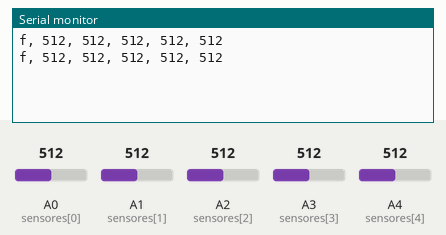
Bench run of a sketch on a simulated Arduino Uno, built with avr-gcc and run on an emulated ATmega328P. On the bench: the last lines printed to the serial monitor. The inputs (shaded band) are chosen by the test bench; at power-on: A0 (sensores[0]) = 512, A1 (sensores[1]) = 512, A2 (sensores[2]) = 512, A3 (sensores[3]) = 512, A4 (sensores[4]) = 512.

Above: at 1.2 s.
1.3 s: A0 (sensores[0]) set to 716
At 2.6 s:
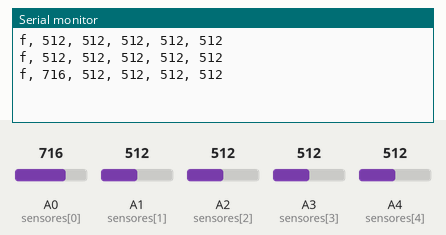
2.8 s: A1 (sensores[1]) set to 716
At 3.9 s:
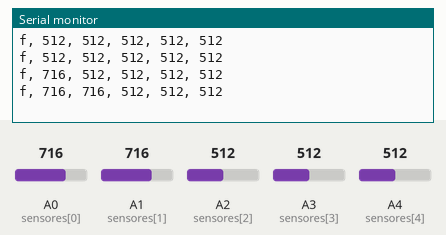
4.3 s: A2 (sensores[2]) set to 716
At 5.6 s:
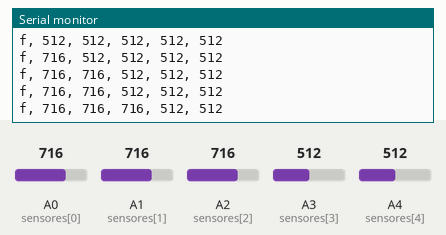
5.8 s: A3 (sensores[3]) set to 716
At 6.8 s:
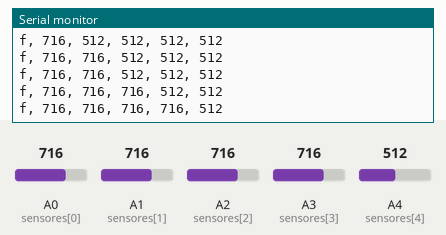
7.3 s: A4 (sensores[4]) set to 716
At 7.3 s:
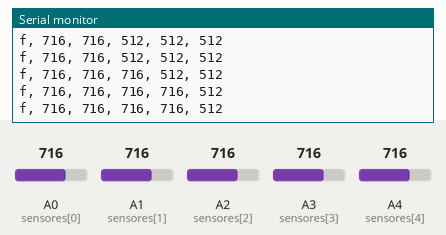
8.8 s: A0 (sensores[0]) set to 992
At 10.0 s:
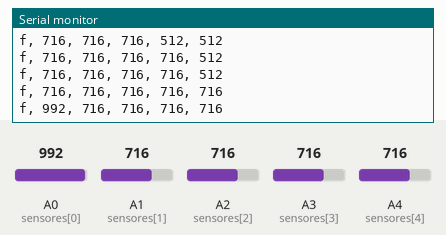
Timing chart, 0 to 11.3 s (numbered marks = the images above; inputs shaded):
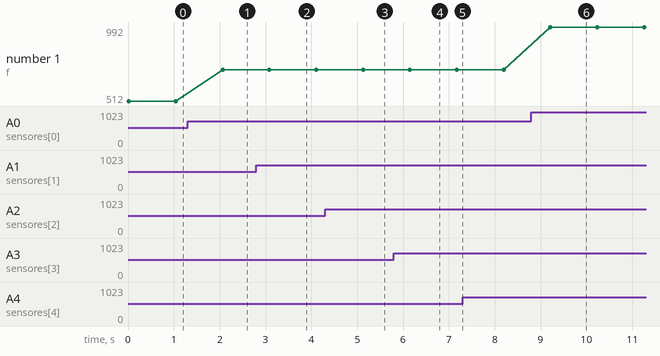

The sketch:

practica.ino
```cpp
int sensores[] = {A0, A1, A2, A3, A4, A5};

void setup(){
    Serial.begin(9600);
}

int totalLecturas = 30;
int valoresPromedio[30];
int valoresMenor[30];
int valoresMayor[30];
int valoresMediana[30];
int valoresModa[30];

void loop(){
    for (int i = 0; i < totalLecturas; i++){
        valoresPromedio[i] = analogRead(sensores[0]);
        valoresMenor[i] = analogRead(sensores[1]);
        valoresMayor[i] = analogRead(sensores[2]);
        valoresMediana[i] = analogRead(sensores[3]);
        valoresModa[i] = analogRead(sensores[4]);

        delayMicroseconds(100);
    }

    Serial.print("f, ");
    promedio();
    valorMenor();
    valorMayor();
    mediana();
    moda();

    Serial.println("");

    delay(1000);

}

void promedio (){
    int prom = 0;

    for (int i = 0; i < totalLecturas; i++){
        prom += valoresPromedio[i];
    }

    prom /= totalLecturas;

    Serial.print(String(prom) + ", ");
}

void valorMenor(){
    int valorMenor = 1024; // porque es el valor maximo que puede leer el ADC

    for (int i = 0; i < totalLecturas; i++){
        if (valoresMenor[i] < valorMenor){
            valorMenor = valoresMenor[i];
        }
    }

    Serial.print(String(valorMenor) + ", ");
}

void valorMayor(){
    int valorMayor = -1; // porque es el valor maximo que puede leer el ADC

    for (int i = 0; i < totalLecturas; i++){
        if (valoresMayor[i] > valorMayor){
            valorMayor = valoresMayor[i];
        }
    }


    Serial.print(String(valorMayor) + ", ");
}

void mediana(){
    for (int i = 0; i < totalLecturas; i++){
        for (int j = i + 1; j < totalLecturas; j++){
            if (valoresMediana[i] > valoresMediana[j]){
                int aux = valoresMediana[i];
                valoresMediana[i] = valoresMediana[j];
                valoresMediana[j] = aux;
            }
        }
    }


    Serial.print(String(valoresMediana[totalLecturas / 2]) + ", ");
}

void moda(){
    int moda = 0;
    int repeticiones = 0;

    for (int i = 0; i < totalLecturas; i++){
        int repeticionesTemp = 0;

        for (int j = 0; j < totalLecturas; j++){
            if (valoresModa[i] == valoresModa[j]){
                repeticionesTemp++;
            }
        }

        if (repeticionesTemp > repeticiones){
            moda = valoresModa[i];
            repeticiones = repeticionesTemp;
        }
    }

    Serial.print(String(moda));

    // Serial.print(String(moda) + ", ");
}


// con un sensor que varie, monitorear 12 horas ininterrumpidas, lectura cada 5 minutos que sea con timestamp, numero de lectura, valor, fecha y hora


// suma de cuadraados . minimizacion optimo que todos los valores ean 0
// one max porblem - que todos los valores sean 1
//     vector binario.  maximisacion
// valor absoluto. minimizacion que todos los valores ean 0
```

Measured:
- after the input at 1.3 s, the serial monitor: prints a new line after 0.76 s (image 1)
- after the input at 2.8 s, the serial monitor: prints a new line after 0.28 s (image 2)
- after the input at 4.3 s, the serial monitor: prints a new line after 0.83 s (image 3)
- after the input at 5.8 s, the serial monitor: prints a new line after 0.35 s (image 4)
- after the input at 8.8 s, the serial monitor: prints a new line after 0.42 s (image 6)
- plotted number 1: 512 → 716 after the input at 1.3 s, 716 → 992 after the input at 8.8 s
